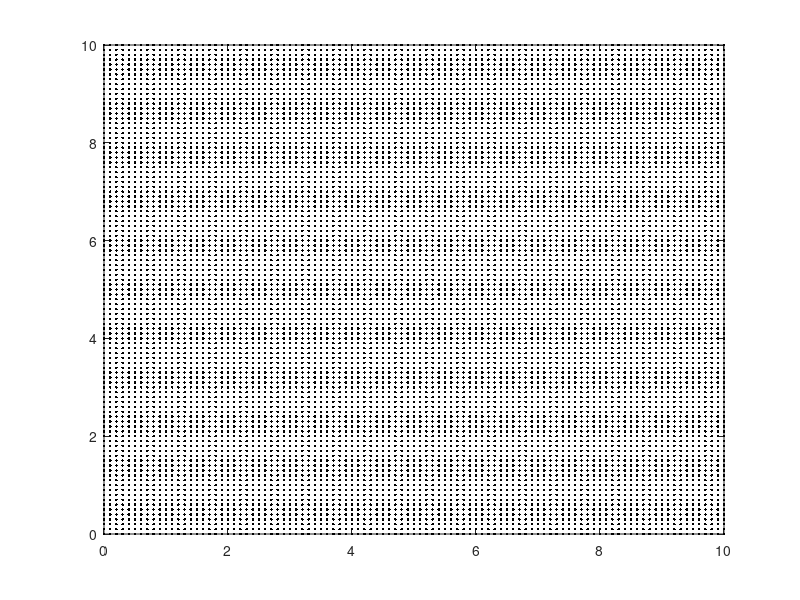

MATLAB code to generate this figure: (Note: this script raises an error after producing the figure.)
x = 0:.1:10;
y = 0:.1:10;

x_agent = [1];
y_agent = [1];

Act = zeros(length(x),length(y));
V = zeros(length(x),length(y));

[xx,yy] = meshgrid(x,y);

figure;
plot(xx,yy,'k.')
hold on;
x_goal = 9;
y_goal = 9;


x_start = 0;
y_start = 0;

[i_x,i_y]= xy_to_indices(x_goal,y_goal);
ix_goal = i_x;
iy_goal = i_y;

i_do_nth = [i_x,i_y];

Act(i_x,i_y) = 0;
plot(x_agent(1),y_agent(1),'go','MarkerFaceColor','green')
text(x_agent(1)-.4,y_agent(1)-.4,'start','Color','black','FontSize',22)
plot(x_goal,y_goal,'ro','MarkerFaceColor','red')
text(x_goal-.4,y_goal-.4,'goal','Color','black','FontSize',22)



obs_locs(1,:) = Wall(2,0,4,'up');
obs_locs(2,:) = Wall(2,2,1.5,'left');
obs_locs(3,:) = Wall(0,1,.5,'right');
obs_locs(4,:) = Wall(.5,2,5,'up');
obs_locs(5,:) = Wall(2,4,.5,'left');
obs_locs(6,:) = Wall(1.5,4,1.5,'up');
obs_locs(7,:) = Wall(.5,8,1.5,'up');
obs_locs(8,:) = Wall(.5,9.5,4,'right');
obs_locs(9,:) = Wall(4.5,9.5,2,'down');
obs_locs(10,:) = Wall(4.5,7.5,2.5,'left');

obs_locs(11,:) = Wall(3.5,8.5,2.25,'left');
obs_locs(12,:) = Wall(1.25,8.5,2,'down');
obs_locs(13,:) = Wall(1.25,6.5,6.25,'right');
obs_locs(14,:) = Wall(7.5,10,5,'down');
obs_locs(15,:) = Wall(9,5,6,'left');
obs_locs(16,:) = Wall(6,10,2,'down');
obs_locs(17,:) = Wall(3,5,4,'down');
obs_locs(18,:) = Wall(3,1,3,'right');
obs_locs(19,:) = Wall(7,0,4,'up');
obs_locs(20,:) = Wall(8,1,4,'up');
obs_locs(21,:) = Wall(7,3,2,'left');
obs_locs(22,:) = Wall(8,1,1,'right');
obs_locs(23,:) = Wall(10,3,1,'left');
obs_locs(24,:) = Wall(10,7,1.5,'left');
obs_locs(25,:) = Wall(8.5,7,2.25,'up');



buffer_zone = 0.2;

obs_locs_b = make_buffer_Obstacle(obs_locs,buffer_zone);



for i = 1:size(obs_locs,1)
    patch( [obs_locs(i,1) obs_locs(i,1)  obs_locs(i,3) obs_locs(i,3)  ], ...
        [obs_locs(i,2) obs_locs(i,4)  obs_locs(i,4) obs_locs(i,2)  ],'black' );
    
    [ix_obs_st,iy_obs_st]= xy_to_indices( obs_locs_b(i,1), obs_locs_b(i,2));
    [ix_obs_en,iy_obs_en]= xy_to_indices( obs_locs_b(i,3), obs_locs_b(i,4));
    
    Act(ix_obs_st:ix_obs_en,iy_obs_st:iy_obs_en) =  1000;
end